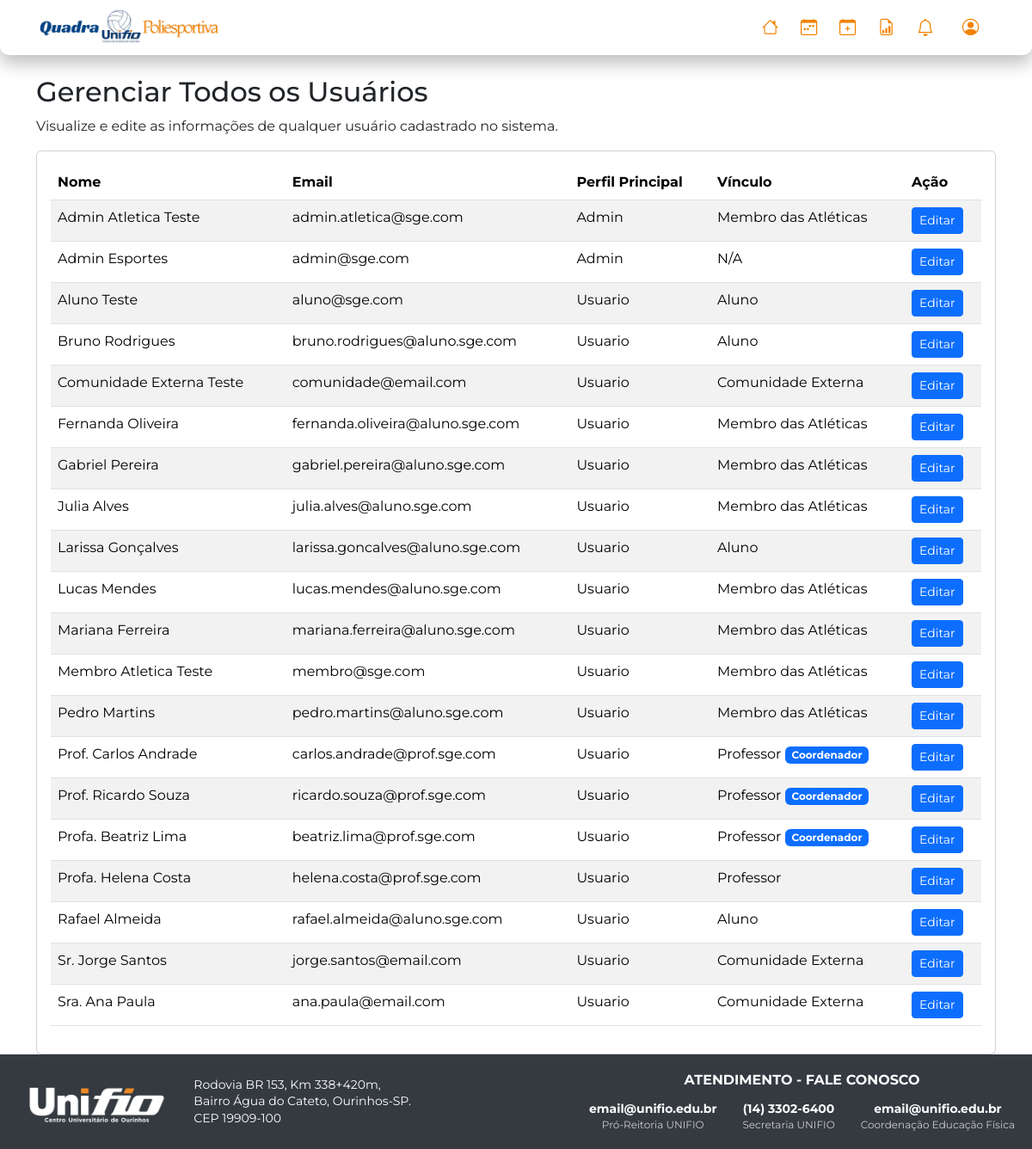
The app's page /superadmin/usuarios (signed in) with its own data.
### tables this page shows
CREATE TABLE `usuarios` (
  `id` int NOT NULL,
  `nome` varchar(255) NOT NULL,
  `email` varchar(255) NOT NULL,
  `senha` varchar(255) NOT NULL,
  `ra` varchar(20) DEFAULT NULL,
  `data_nascimento` date DEFAULT NULL,
  `telefone` varchar(20) DEFAULT NULL,
  `curso_id` int DEFAULT NULL,
  `role` enum('usuario','admin','superadmin') NOT NULL DEFAULT 'usuario',
  `atletica_id` int DEFAULT NULL,
  `tipo_usuario_detalhado` enum('Membro das Atléticas','Professor','Aluno','Comunidade Externa') DEFAULT NULL,
  `is_coordenador` tinyint(1) NOT NULL DEFAULT '0',
  `atletica_join_status` enum('none','pendente','aprovado') NOT NULL DEFAULT 'none',
  `login_code` varchar(6) DEFAULT NULL,
  `login_code_expires` datetime DEFAULT NULL,
  `reset_token` varchar(255) DEFAULT NULL,
  `reset_token_expires` datetime DEFAULT NULL
);

### src/Controller/SuperAdminController.php (called while the page is built, shortened)
<?php
class SuperAdminController extends BaseController
{
    public function gerenciarUsuarios()
    {
        $userRepo = $this->repository('UsuarioRepository');
        $usuarios = $userRepo->findAllExcept(Auth::id());
        view('super_admin/gerenciar-usuarios', [
            'title' => 'Gerenciar Usuários',
            'usuarios' => $usuarios
        ]);
    }
}

### public/index.php (called while the page is built, shortened)
<?php
$url = $_GET['url'] ?? '/';
if ($url !== '/') {
    $url = '/' . rtrim($url, '/');
}
$method = $_SERVER['REQUEST_METHOD'];
try {
    Application\Core\Router::dispatch($url, $method);
} catch (Exception $e) {
    $isAjax = !empty($_SERVER['HTTP_X_REQUESTED_WITH']) &&
              strtolower($_SERVER['HTTP_X_REQUESTED_WITH']) == 'xmlhttprequest';
    $isJsonEndpoint = strpos($url, '/agendamento/detalhes') !== false;
    if ($isAjax || $isJsonEndpoint) {
        if (ob_get_level() > 0) ob_end_clean();
        header('Content-Type: application/json');
        http_response_code(500);
        echo json_encode([
            'error' => 'Erro no servidor',
            'message' => $e->getMessage(),
            'file' => basename($e->getFile()),
            'line' => $e->getLine(),
            'trace' => explode("\n", $e->getTraceAsString())
        ]);
    } else {
        if (ob_get_level() > 0) ob_end_clean();
        http_response_code(500);
        echo "<h1>Erro na Aplicação</h1>";
        echo "<p>Ocorreu um erro inesperado. Detalhes:</p>";
        echo "<pre>" . htmlspecialchars($e->getMessage()) . "</pre>";
    }
}

### src/Controller/BaseController.php (called while the page is built, shortened)
<?php
abstract class BaseController
{
    protected function repository(string $repositoryName)
    {
        $className = "Application\\Repository\\" . $repositoryName;
        return new $className();
    }
}

### src/Core/Connection.php (called while the page is built, shortened)
<?php
class Connection
{
    private static ?PDO $instance = null;
    public static function getInstance(): PDO
    {
        if (self::$instance === null) {
            $host = getenv('DB_HOST');
            $dbname = getenv('DB_NAME');
            $username = getenv('DB_USER');
            $password = getenv('DB_PASS');
            $charset = 'utf8mb4';
            $dsn = "mysql:host={$host};dbname={$dbname};charset={$charset}";
            $options = [
                PDO::ATTR_ERRMODE            => PDO::ERRMODE_EXCEPTION,
                PDO::ATTR_DEFAULT_FETCH_MODE => PDO::FETCH_ASSOC,
                PDO::ATTR_EMULATE_PREPARES   => false,
            ];
            try {
                self::$instance = new PDO($dsn, $username, $password, $options);
            } catch (PDOException $e) {
                die('Erro de conexão com o banco de dados: ' . $e->getMessage());
            }
        }
        return self::$instance;
    }
}

### src/Core/Auth.php (called while the page is built, shortened)
<?php
class Auth
{
    public static function check(): bool
    {
        return isset($_SESSION['loggedin']) && $_SESSION['loggedin'] === true;
    }
    public static function id(): ?int
    {
        return self::check() ? (int)$_SESSION['id'] : null;
    }
}

### src/Repository/UsuarioRepository.php (called while the page is built, shortened)
<?php
class UsuarioRepository
{
    private $pdo;
    public function __construct()
    {
        $this->pdo = Connection::getInstance();
    }
    public function findAllExcept(int $userIdToExclude): array
    {
        $sql = "SELECT id, nome, email, role, tipo_usuario_detalhado, is_coordenador
                FROM usuarios
                WHERE id != :user_id
                ORDER BY nome ASC";
        $stmt = $this->pdo->prepare($sql);
        $stmt->bindValue(':user_id', $userIdToExclude, PDO::PARAM_INT);
        $stmt->execute();
        return $stmt->fetchAll();
    }
}

### views/super_admin/gerenciar-usuarios.view.php (the view, shortened to what this page needs)
<h2>Gerenciar Todos os Usuários</h2>
<p>Visualize e edite as informações de qualquer usuário cadastrado no sistema.</p>
<div class="card">
    <div class="card-body">
        <div class="table-responsive">
            <table class="table table-striped">
                <thead>
                <tr>
                    <th>Nome</th>
                    <th>Email</th>
                    <th>Perfil Principal</th>
                    <th>Vínculo</th>
                    <th>Ação</th>
                </tr>
                </thead>
                <tbody>
                <?php foreach ($usuarios as $user): ?>
                    <tr>
                        <td><?php echo htmlspecialchars($user['nome']); ?></td>
                        <td><?php echo htmlspecialchars($user['email']); ?></td>
                        <td><?php echo ucfirst($user['role']); ?></td>
                        <td>
                            <?php echo htmlspecialchars($user['tipo_usuario_detalhado'] ?? 'N/A'); ?>
                            <?php if ($user['is_coordenador']): ?>
                                <span class='badge bg-primary'>Coordenador</span>
                            <?php endif; ?>
                        </td>
                        <td>
                            <a href="/superadmin/usuario/editar?id=<?php echo $user['id']; ?>" class="btn btn-sm btn-primary">Editar</a>
                        </td>
                    </tr>
                <?php endforeach; ?>
                </tbody>
            </table>
        </div>
    </div>
</div>

### public/css/default.css (style rules this page uses)
body { font-family: 'Montserrat', Arial, sans-serif; min-height: 100vh; }
body.d-flex { min-height: 120vh; }
:root { --blue-color: #0900FF; --textcolor-blue: #004386; --orange-color: #F28100; --background-color: #ffffff; --text-color: #333333; --gradient-color-login: linear-gradient(90deg,rgba(9, 0, 255, 1) 0%, rgba(0, 0, 0, 1) 50%, rgba(242, 129, 0, 1) 100%); --gradient-color-text: linear-gradient(90deg,rgba(9, 0, 255, 1) 0%, rgba(242, 129, 0, 1) 100%); }

### records on screen
usuarios: nome "Admin Atletica Teste", email "admin.atletica@sge.com", role "Admin", tipo_usuario_detalhado "Membro das Atléticas"
usuarios: nome "Admin Esportes", email "admin@sge.com", role "Admin", tipo_usuario_detalhado "N/A"
usuarios: nome "Aluno Teste", email "aluno@sge.com", role "Usuario", tipo_usuario_detalhado "Aluno"
usuarios: nome "Bruno Rodrigues", email "bruno.rodrigues@aluno.sge.com", role "Usuario", tipo_usuario_detalhado "Aluno"
usuarios: nome "Comunidade Externa Teste", email "comunidade@email.com", role "Usuario", tipo_usuario_detalhado "Comunidade Externa"
usuarios: nome "Fernanda Oliveira", email "fernanda.oliveira@aluno.sge.com", role "Usuario", tipo_usuario_detalhado "Membro das Atléticas"
usuarios: nome "Gabriel Pereira", email "gabriel.pereira@aluno.sge.com", role "Usuario", tipo_usuario_detalhado "Membro das Atléticas"
usuarios: nome "Julia Alves", email "julia.alves@aluno.sge.com", role "Usuario", tipo_usuario_detalhado "Membro das Atléticas"
usuarios: nome "Larissa Gonçalves", email "larissa.goncalves@aluno.sge.com", role "Usuario", tipo_usuario_detalhado "Aluno"
usuarios: nome "Lucas Mendes", email "lucas.mendes@aluno.sge.com", role "Usuario", tipo_usuario_detalhado "Membro das Atléticas"
usuarios: nome "Mariana Ferreira", email "mariana.ferreira@aluno.sge.com", role "Usuario", tipo_usuario_detalhado "Membro das Atléticas"
usuarios: nome "Membro Atletica Teste", email "membro@sge.com", role "Usuario", tipo_usuario_detalhado "Membro das Atléticas"
usuarios: nome "Pedro Martins", email "pedro.martins@aluno.sge.com", role "Usuario", tipo_usuario_detalhado "Membro das Atléticas"
usuarios: nome "Prof. Carlos Andrade", email "carlos.andrade@prof.sge.com", role "Usuario", tipo_usuario_detalhado "Professor", is_coordenador "Coordenador"
usuarios: nome "Prof. Ricardo Souza", email "ricardo.souza@prof.sge.com", role "Usuario", tipo_usuario_detalhado "Professor", is_coordenador "Coordenador"
usuarios: nome "Profa. Beatriz Lima", email "beatriz.lima@prof.sge.com", role "Usuario", tipo_usuario_detalhado "Professor", is_coordenador "Coordenador"
usuarios: nome "Profa. Helena Costa", email "helena.costa@prof.sge.com", role "Usuario", tipo_usuario_detalhado "Professor"
usuarios: nome "Rafael Almeida", email "rafael.almeida@aluno.sge.com", role "Usuario", tipo_usuario_detalhado "Aluno"
usuarios: nome "Sr. Jorge Santos", email "jorge.santos@email.com", role "Usuario", tipo_usuario_detalhado "Comunidade Externa"
usuarios: nome "Sra. Ana Paula", email "ana.paula@email.com", role "Usuario", tipo_usuario_detalhado "Comunidade Externa"
